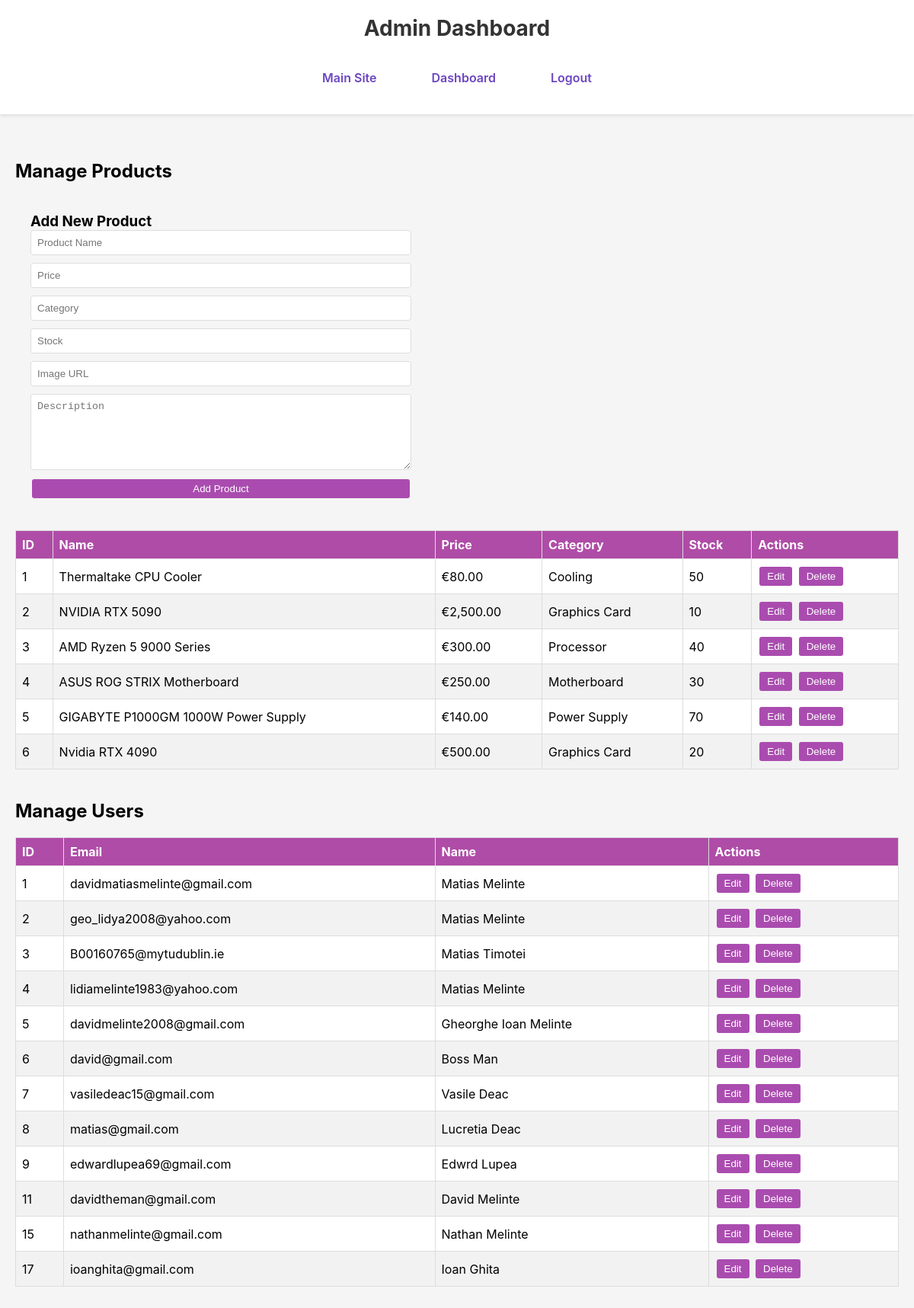
/admin_dashboard.php (signed in), run on the app's committed database.
### tables this page shows
CREATE TABLE `product` (
  `Product_ID` int NOT NULL AUTO_INCREMENT,
  `Name` varchar(45) NOT NULL,
  `Price` int NOT NULL,
  `Category` varchar(45) NOT NULL,
  `Stock` int NOT NULL,
  `image` varchar(255) DEFAULT NULL,
  `Admin_Admin_ID` int NOT NULL,
  `Description` text,
  PRIMARY KEY (`Product_ID`),
  KEY `fk_Product_Admin1_idx` (`Admin_Admin_ID`)
);

CREATE TABLE `user` (
  `User_ID` int NOT NULL AUTO_INCREMENT,
  `Email` varchar(45) NOT NULL,
  `Password` varchar(255) NOT NULL,
  `First_Name` varchar(45) NOT NULL,
  `Last_Name` varchar(45) NOT NULL,
  PRIMARY KEY (`User_ID`),
  UNIQUE KEY `Email` (`Email`)
);

### public/classes/Product.php (called while the page is built, shortened)
<?php
class Product {
    private $conn;
    public function __construct($db) {
        $this->conn = $db;
    }
    public function getAllProducts() {
        $query = "SELECT Product_ID, Name, Price, Category, Stock, Image, Description FROM product";
        $stmt = $this->conn->prepare($query);
        $stmt->execute();
        return $stmt->fetchAll(PDO::FETCH_ASSOC);
    }
}
?>

### public/classes/Person.php (called while the page is built, shortened)
<?php
class Person {
    public function __construct($db, $first_name, $last_name) {
        $this->conn = $db;
    }
}
?>

### public/classes/Admin.php (called while the page is built, shortened)
<?php
require_once "Person.php";
class Admin extends Person {
    public function getAllUsers() {
        $query = "SELECT User_ID, Email, First_Name, Last_Name FROM user";
        $stmt = $this->conn->prepare($query);
        $stmt->execute();
        return $stmt->fetchAll(PDO::FETCH_ASSOC);
    }
}
?>

### public/admin_dashboard.php (the view, shortened to what this page needs)
<?php
require_once "classes/Admin.php";
require_once "classes/Product.php";
$database = new Database();
$db = $database->connect();
$admin = new Admin($db, "", "");
$products = (new Product($db))->getAllProducts();
$users = $admin->getAllUsers();
?>
<!DOCTYPE html>
<html lang="en">
<head>
    <link rel="stylesheet" href="css/index.css">
    <link rel="stylesheet" href="css/admin.css">
</head>
<body>
    <header>
        <h1>Admin Dashboard</h1>
        <nav class="navbar">
            <a href="index.php">Main Site</a>
            <a href="admin_dashboard.php">Dashboard</a>
            <a href="admin_logout.php">Logout</a>
        </nav>
    </header>
    <main class="admin-dashboard">
        <section id="products">
            <h2>Manage Products</h2>
            <div class="form-container">
                <h3>Add New Product</h3>
                <form method="POST">
                    <input type="text" name="name" placeholder="Product Name" required>
                    <input type="number" name="price" placeholder="Price" step="0.01" required>
                    <input type="text" name="category" placeholder="Category" required>
                    <input type="number" name="stock" placeholder="Stock" required>
                    <input type="text" name="image" placeholder="Image URL" required>
                    <textarea name="description" placeholder="Description" required></textarea>
                    <button type="submit">Add Product</button>
                </form>
            </div>
            <table>
                <thead>
                    <tr>
                        <th>ID</th>
                        <th>Name</th>
                        <th>Price</th>
                        <th>Category</th>
                        <th>Stock</th>
                        <th>Actions</th>
                    </tr>
                </thead>
                <tbody>
                    <?php foreach ($products as $product): ?>
                    <tr>
                        <td><?php echo htmlspecialchars($product['Product_ID']); ?></td>
                        <td><?php echo htmlspecialchars($product['Name']); ?></td>
                        <td>€<?php echo number_format($product['Price'], 2); ?></td>
                        <td><?php echo htmlspecialchars($product['Category']); ?></td>
                        <td><?php echo htmlspecialchars($product['Stock']); ?></td>
                        <td>
                            <button onclick="editProduct(<?php echo $product['Product_ID']; ?>,
                                '<?php echo htmlspecialchars($product['Name']); ?>',
                                <?php echo $product['Price']; ?>,
                                '<?php echo htmlspecialchars($product['Category']); ?>',
                                <?php echo $product['Stock']; ?>,
                                '<?php echo htmlspecialchars($product['Image']); ?>',
                                '<?php echo htmlspecialchars($product['Description']); ?>'
                            )">Edit</button>
                            <form method="POST" style="display:inline;">
                                <button type="submit" onclick="return confirm('Are you sure?')">Delete</button>
                            </form>
                        </td>
                    </tr>
                    <?php endforeach; ?>
                </tbody>
            </table>
        </section>
        <section id="users">
            <h2>Manage Users</h2>
            <table>
                <thead>
                    <tr>
                        <th>ID</th>
                        <th>Email</th>
                        <th>Name</th>
                        <th>Actions</th>
                    </tr>
                </thead>
                <tbody>
                    <?php foreach ($users as $user): ?>
                    <tr>
                        <td><?php echo htmlspecialchars($user['User_ID']); ?></td>
                        <td><?php echo htmlspecialchars($user['Email']); ?></td>
                        <td><?php echo htmlspecialchars($user['First_Name'] . ' ' . $user['Last_Name']); ?></td>
                        <td>
                            <button onclick="editUser(<?php echo $user['User_ID']; ?>,
                                '<?php echo htmlspecialchars($user['Email']); ?>',
                                '<?php echo htmlspecialchars($user['First_Name']); ?>',
                                '<?php echo htmlspecialchars($user['Last_Name']); ?>'
                            )">Edit</button>
                            <form method="POST" style="display:inline;">
                                <button type="submit" onclick="return confirm('Are you sure?')">Delete</button>
                            </form>
                        </td>
                    </tr>
                    <?php endforeach; ?>
                </tbody>
            </table>
        </section>
    </main>
</body>
</html>

### public/css/index.css (style rules this page uses)
* { margin: 0; padding: 0; box-sizing: border-box; }
html, body { height: 100%; font-family: -apple-system, BlinkMacSystemFont, 'Segoe UI', Roboto, Oxygen, Ubuntu, Cantarell, sans-serif; }
body { display: flex; flex-direction: column; min-height: 100vh; background-color: #f5f5f5; }
header { background-color: white; box-shadow: 0 2px 4px rgba(0, 0, 0, 0.1); padding: 20px 0; }
header h1 { text-align: center; color: #333; font-size: 28px; margin-bottom: 20px; }
.navbar { display: flex; justify-content: center; align-items: center; gap: 40px; padding: 10px 0; background-color: white; }
.navbar a { text-decoration: none; color: #6b46c1; font-weight: 600; font-size: 16px; transition: color 0.2s; padding: 8px 16px; border-radius: 4px; }
main { flex: 1; padding: 40px 20px; max-width: 1200px; margin: 0 auto; width: 100%; }

### public/css/admin.css (style rules this page uses)
.form-container { background: white; padding: 20px; border-radius: 8px; margin-bottom: 20px; }
form { display: grid; gap: 10px; max-width: 500px; }
input, textarea { padding: 8px; border: 1px solid #ddd; border-radius: 4px; }
table { width: 100%; border-collapse: collapse; background: white; margin: 20px 0; }
th, td { padding: 12px; text-align: left; border-bottom: 1px solid #ddd; }
th { background-color: #f5f5f5; }
button { background: #6b46c1; color: white; border: none; padding: 8px 16px; border-radius: 4px; cursor: pointer; }
section { margin: 40px 0; }
h2 { margin-bottom: 20px; }
.admin-dashboard { padding: 20px; }
.form-container { margin-bottom: 20px; padding: 20px; background-color: #f5f5f5; border-radius: 4px; }
.form-container form { display: flex; flex-direction: column; gap: 10px; max-width: 500px; }
table { width: 100%; border-collapse: collapse; margin-top: 20px; }
th, td { border: 1px solid #ddd; padding: 8px; text-align: left; }
th { background-color: #af4ca7; color: white; }
tr:nth-child(even) { background-color: #f2f2f2; }
button { padding: 5px 10px; margin: 2px; cursor: pointer; border: none; border-radius: 3px; background-color: #aa4caf; color: white; }
input[type="text"], input[type="number"], input[type="email"], textarea { padding: 8px; border: 1px solid #ddd; border-radius: 4px; width: 100%; }
textarea { min-height: 100px; resize: vertical; }

### data on the page
product: Product_ID "1", Name "Thermaltake CPU Cooler", Price "80.00", Category "Cooling", Stock "50"
product: Product_ID "2", Name "NVIDIA RTX 5090", Price "2,500.00", Category "Graphics Card", Stock "10"
product: Product_ID "3", Name "AMD Ryzen 5 9000 Series", Price "300.00", Category "Processor", Stock "40"
product: Product_ID "4", Name "ASUS ROG STRIX Motherboard", Price "250.00", Category "Motherboard", Stock "30"
product: Product_ID "5", Name "GIGABYTE P1000GM 1000W Power Supply", Price "140.00", Category "Power Supply", Stock "70"
product: Product_ID "6", Name "Nvidia RTX 4090", Price "500.00", Category "Graphics Card", Stock "20"
user: User_ID "1", Email "davidmatiasmelinte@gmail.com", First_Name+Last_Name "Matias Melinte"
user: User_ID "2", Email "geo_lidya2008@yahoo.com", First_Name+Last_Name "Matias Melinte"
user: User_ID "3", Email "B00160765@mytudublin.ie", First_Name+Last_Name "Matias Timotei"
user: User_ID "4", Email "lidiamelinte1983@yahoo.com", First_Name+Last_Name "Matias Melinte"
user: User_ID "5", Email "davidmelinte2008@gmail.com", First_Name+Last_Name "Gheorghe Ioan Melinte"
user: User_ID "6", Email "david@gmail.com", First_Name+Last_Name "Boss Man"
user: User_ID "7", Email "vasiledeac15@gmail.com", First_Name+Last_Name "Vasile Deac"
user: User_ID "8", Email "matias@gmail.com", First_Name+Last_Name "Lucretia Deac"
user: User_ID "9", Email "edwardlupea69@gmail.com", First_Name+Last_Name "Edwrd Lupea"
user: User_ID "11", Email "davidtheman@gmail.com", First_Name+Last_Name "David Melinte"
user: User_ID "15", Email "nathanmelinte@gmail.com", First_Name+Last_Name "Nathan Melinte"
user: User_ID "17", Email "ioanghita@gmail.com", First_Name+Last_Name "Ioan Ghita"
